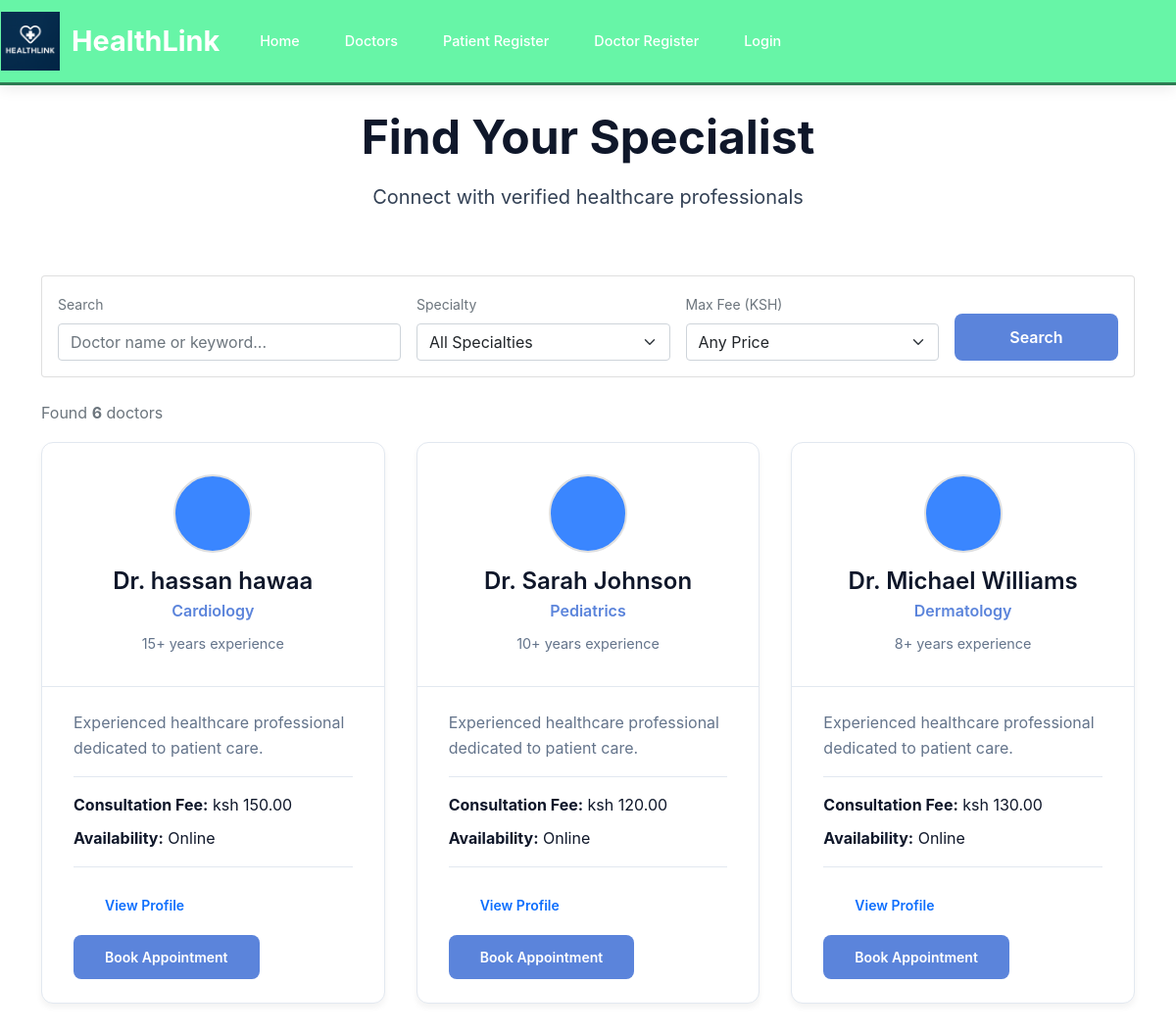
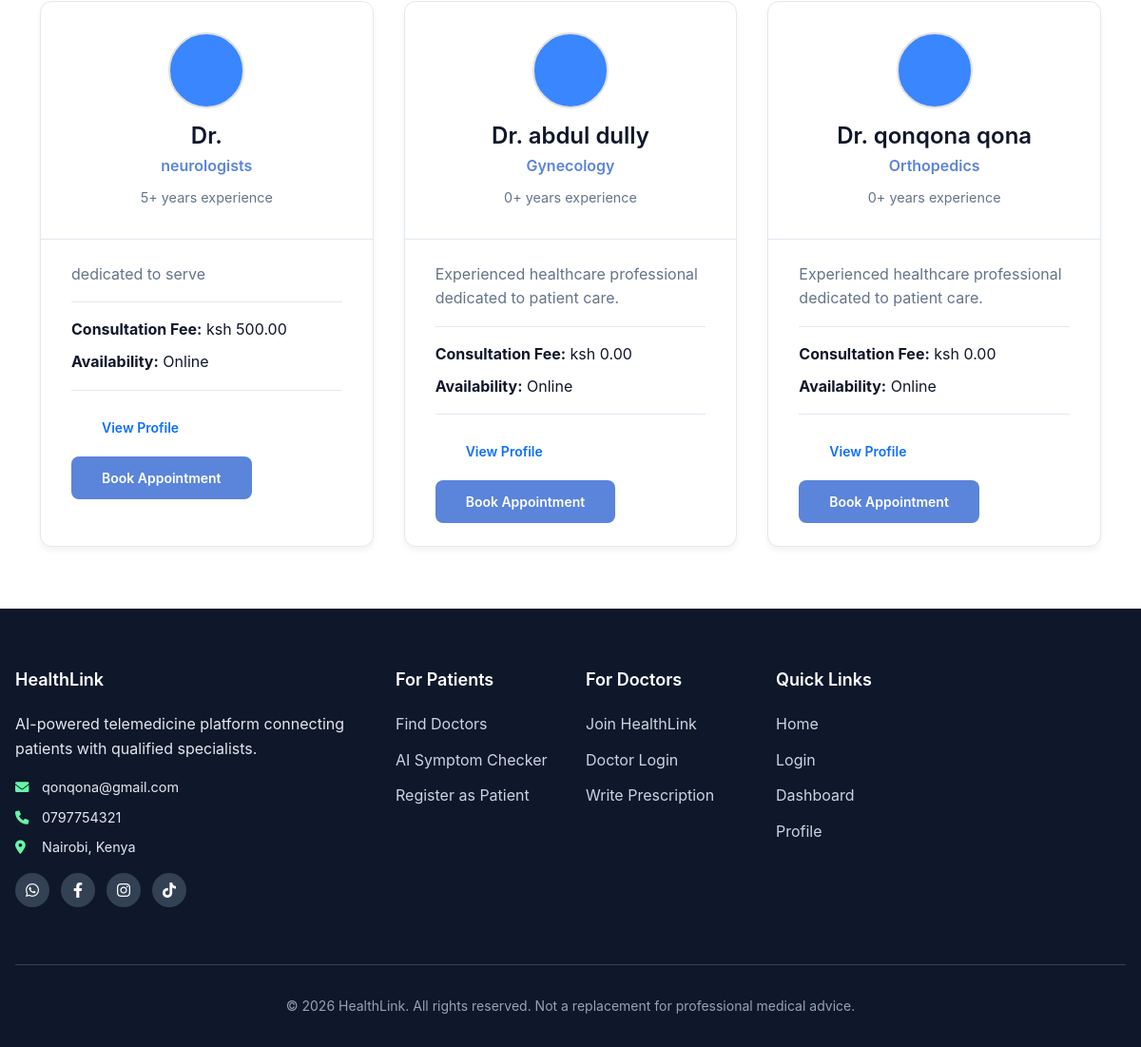
/appointments/doctors/, run on an earlier commit of the app's database (2 pictures, top to bottom).
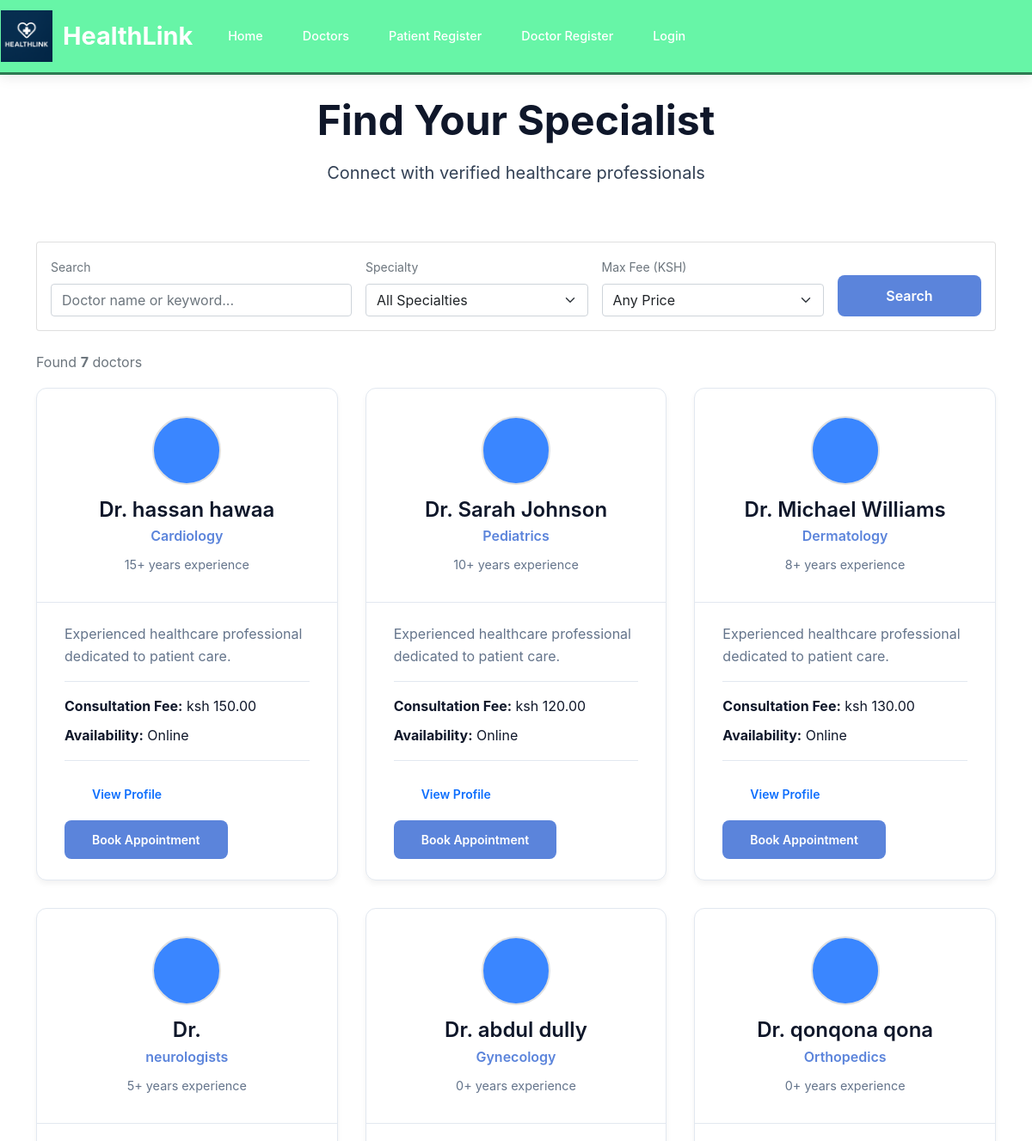
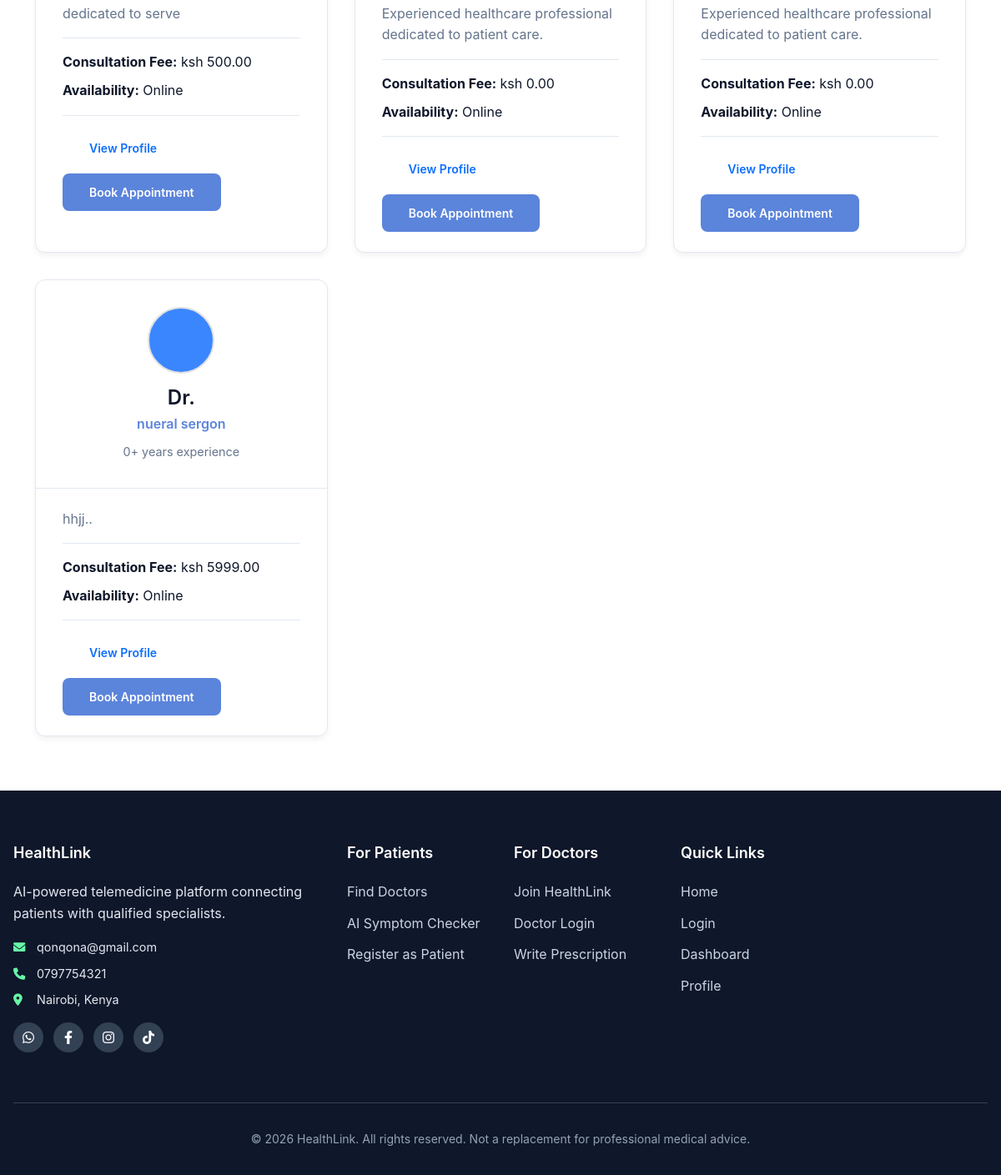
And on a later commit of the database (2 pictures, top to bottom).
### users/models.py (models this page shows, shortened)
class DoctorProfile(models.Model):
    user = models.OneToOneField(CustomUser, on_delete=models.CASCADE, primary_key=True)
    license_number = models.CharField(max_length=50)
    specialization = models.CharField(max_length=100)
    years_of_experience = models.IntegerField(default=0)
    bio = models.TextField(blank=True)
    consultation_fee = models.DecimalField(max_digits=10, decimal_places=2, default=0)

class CustomUser(AbstractUser):
    USER_TYPE_CHOICES = (
        ('patient', 'Patient'),
        ('doctor', 'Doctor'),
        ('admin', 'Admin'),
    )
    user_type = models.CharField(max_length=10, choices=USER_TYPE_CHOICES, default='patient')
    phone_number = models.CharField(max_length=15, blank=True)
    date_of_birth = models.DateField(null=True, blank=True)
    groups = models.ManyToManyField(
        'auth.Group',
        verbose_name='groups',
        blank=True,
        help_text='The groups this user belongs to.',
        related_name='customuser_set',
        related_query_name='user',
    )
    user_permissions = models.ManyToManyField(
        'auth.Permission',
        verbose_name='user permissions',
        blank=True,
        help_text='Specific permissions for this user.',
        related_name='customuser_set',
        related_query_name='user',
    )

### appointments/views.py (the view, shortened to what this page needs)
# urls.py: path('doctors/', views.doctor_list, name='doctor_list'),
def doctor_list(request):
    try:
        logger.debug("Fetching all doctors")
        doctors = DoctorProfile.objects.select_related('user').all()
        logger.debug(f"Found {doctors.count()} doctors in database")
        specialties = Specialty.objects.all()
        logger.debug(f"Found {specialties.count()} specialties")
        specialty_filter = request.GET.get('specialty')
        if specialty_filter:
            logger.debug(f"Filtering by specialty: {specialty_filter}")
            doctors = doctors.filter(specialization=specialty_filter)
            logger.debug(f"After specialty filter: {doctors.count()} doctors")
        search_query = request.GET.get('search')
        max_fee = request.GET.get('max_fee')
        doctors = doctors.order_by('-years_of_experience')
        logger.debug(f"Final count: {doctors.count()} doctors returned")
        context = {
            'doctors': doctors,
            'specialties': specialties,
            'selected_specialty': specialty_filter,
            'search_query': search_query or ''
        }
        return render(request, 'appointments/doctor_list.html', context)
    except DoctorProfile.DoesNotExist:
        logger.error("No doctors found in database")
        messages.warning(request, 'No doctors available at the moment. Please try again later.')
        return render(request, 'appointments/doctor_list.html', {
            'doctors': [],
            'specialties': [],
            'error': 'No doctors available'
        })

### templates/appointments/doctor_list.html (shortened to what this page needs)
{% extends 'base.html' %}
{% load static %}
{% block content %}
<div class="container mt-4">
    <div class="row mb-5">
        <div class="col-12 text-center">
            <h1>Find Your Specialist</h1>
            <p class="lead">Connect with verified healthcare professionals</p>
        </div>
    </div>
    <div class="card mb-4">
        <div class="card-body">
            <form method="GET" id="searchForm">
                <div class="row g-3">
                    <div class="col-lg-4 col-md-6">
                        <label class="form-label text-muted small">Search</label>
                        <input type="text"
                               name="search"
                               class="form-control"
                               placeholder="Doctor name or keyword..."
                               value="{{ search_query }}"
                               id="searchInput">
                    </div>
                    <div class="col-lg-3 col-md-6">
                        <label class="form-label text-muted small">Specialty</label>
                        <select name="specialty" class="form-select" id="specialtySelect">
                            <option value="">All Specialties</option>
                        </select>
                    </div>
                    <div class="col-lg-3 col-md-6">
                        <label class="form-label text-muted small">Max Fee (KSH)</label>
                        <select name="max_fee" class="form-select" id="maxFeeSelect">
                            <option value="">Any Price</option>
                        </select>
                    </div>
                    <div class="col-lg-2 col-md-6 d-flex align-items-end">
                        <button type="submit" class="btn btn-primary w-100">
                            Search
                        </button>
                    </div>
                </div>
            </form>
        </div>
    </div>
    <div class="mb-3">
        <p class="text-muted">Found <strong>{{ doctors|length }}</strong> doctor{{ doctors|length|pluralize }}</p>
    </div>
    <div class="doctor-grid">
        {% for doctor in doctors %}
        <div class="doctor-card">
            <div class="doctor-card-header text-center">
                <div class="doctor-photo">
                    {% if doctor.image %}
                       <img src="{{ doctor.image.url }}" alt="Dr. {{ doctor.user.get_full_name }}">
                    {% else %}
                       <div class="photo-placeholder"></div>
                    {% endif %}
        </div>
                <h4 class="mb-1">Dr. {{ doctor.user.get_full_name }}</h4>
                <div class="doctor-specialty">{{ doctor.specialization }}</div>
                <div class="doctor-experience">{{ doctor.years_of_experience }}+ years experience</div>
            </div>
            <div class="doctor-card-body">
                <p class="text-tertiary mb-3">{{ doctor.bio|default:"Experienced healthcare professional dedicated to patient care."|truncatewords:20 }}</p>
                <div class="doctor-info mb-3">
                    <div class="info-item">
                        <strong>Consultation Fee:</strong> ksh {{ doctor.consultation_fee }}
                    </div>
                    <div class="info-item">
                        <strong>Availability:</strong> Online
                    </div>
                </div>
                <div class="doctor-actions">
                    <a href="{% url 'appointments:doctor_detail' doctor.user.id %}" class="btn btn-outline-primary btn-sm me-2">
                        View Profile
                    </a>
                    <a href="{% url 'appointments:book_appointment' doctor.user.id %}" class="btn btn-primary btn-sm">
                        Book Appointment
                    </a>
                </div>
            </div>
        </div>
        {% endfor %}
    </div>
</div>
{% endblock %}

What changed in the data, as far as the page shows it:
added DoctorProfile: specialization "nueral sergon", years_of_experience "0", bio "hhjj..", consultation_fee "5999.00"
Also different on the page:
{{ doctors|length }}: "6" → "7"
